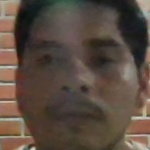
#> input picture Data/LuisG/rotro_1.jpg, 150 x 150 px, found by its file name; its folder holds only this picture in this run
$ python entrenandoRF.py
#> lines starting #> are read from the running program, lines starting #| are printed output that depends on the picture
import cv2
import os
import numpy as np

dataPath = 'C:/Users/VICTUS/Desktop/UPDS/INTELIGENCIA ARTIFICIAL - ING. ZAMBRANA/ReconocimientoFacial/Data' #Cambia a la ruta donde hayas almacenado Data
peopleList = os.listdir(dataPath)
print('Lista de personas: ', peopleList )

labels = []
facesData = []
label = 0

for nameDir in peopleList:
    personPath = dataPath + '/' + nameDir
    print('leyendo las imagenes...')

    for fileName in os.listdir(personPath):
        print('Rostros: ', nameDir + '/' + fileName)
        labels.append(label)
        facesData.append(cv2.imread(personPath+'/'+fileName,0))
        image = cv2.imread(personPath+'/'+fileName,0)
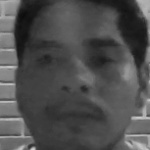
#> image: shape (150, 150); min 12, max 208, mean 78.8
        #cv2.imshow('image',image)
        #cv2.waitKey(10)
    label = label + 1
#> pass 2 of the loop `for nameDir in peopleList:`:
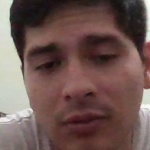
#> input picture Data/Prueba2/rotro_0.jpg, 150 x 150 px, found by its file name
#> `image = cv2.imread(personPath+'/'+fileName,0)`:
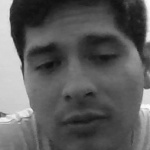
#> image: shape (150, 150); min 11, max 255, mean 93.2


face_recognizer = cv2.face.EigenFaceRecognizer_create()


print("Entrenando...")
face_recognizer.train(facesData, np.array(labels))


face_recognizer.write('modeloEigenFace.xml')
print("Entrenamiento finalizado")
